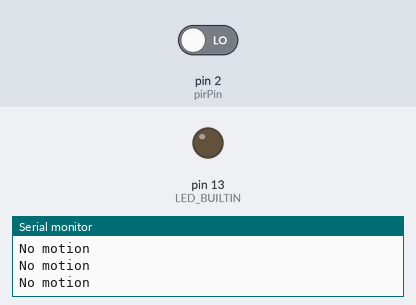
A sketch run on a simulated Arduino Uno, built with avr-gcc and run on an emulated ATmega328P. On the bench: output pins drawn as LEDs (lit = HIGH), the last lines printed to the serial monitor. Inputs (shaded band) come from the test bench; at power-on: pin 2 (pirPin) LOW.

Above: at 1.8 s.
1.9 s: pin 2 (pirPin) driven HIGH
At 3.2 s:
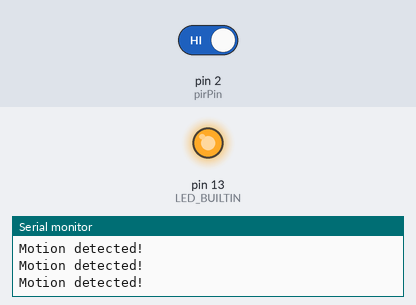
3.5 s: pin 2 (pirPin) driven LOW
At 4.4 s:
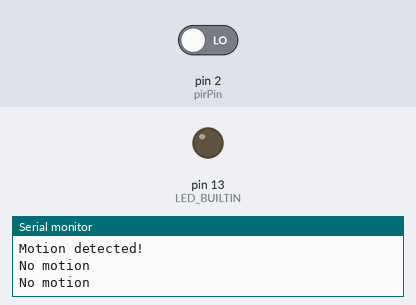
Timing chart, 0 to 6.5 s (numbered marks = the images above; inputs shaded):
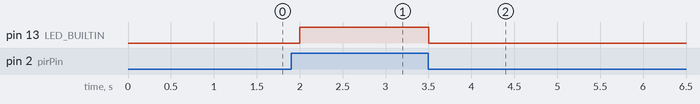

The sketch:

TP11_PIR_Motion_Detection_HW416B.ino
```cpp
const int pirPin = 2;

void setup() {
  Serial.begin(9600);

  pinMode(pirPin, INPUT);
  pinMode(LED_BUILTIN, OUTPUT);
}

void loop() {
  int motion = digitalRead(pirPin);

  // Le capteur signale une détection par un niveau HIGH sur sa sortie numérique.
  if (motion == HIGH) {
    Serial.println("Motion detected!");
    digitalWrite(LED_BUILTIN, HIGH);
  } else {
    Serial.println("No motion");
    digitalWrite(LED_BUILTIN, LOW);
  }

  delay(500);
}
```

Measured:
- after the input at 1.9 s, pin 13 (LED_BUILTIN): LOW → HIGH after 0.10 s
- after the input at 3.5 s, pin 13 (LED_BUILTIN): HIGH → LOW at once
